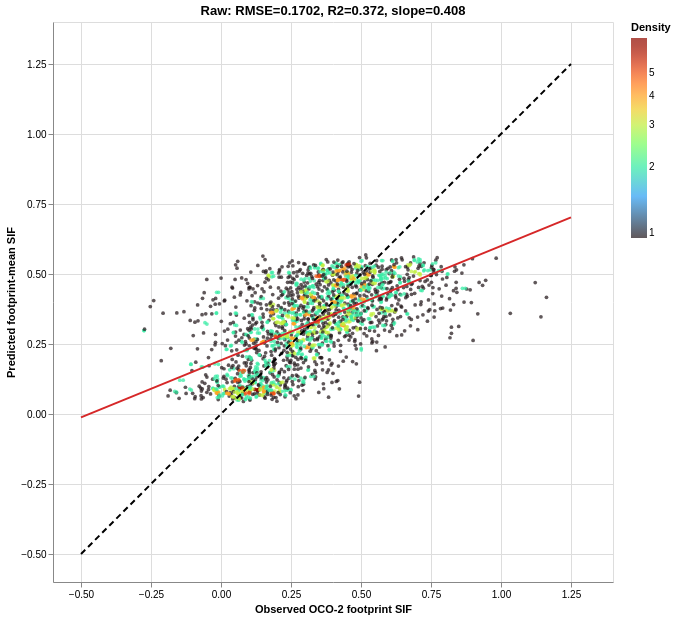
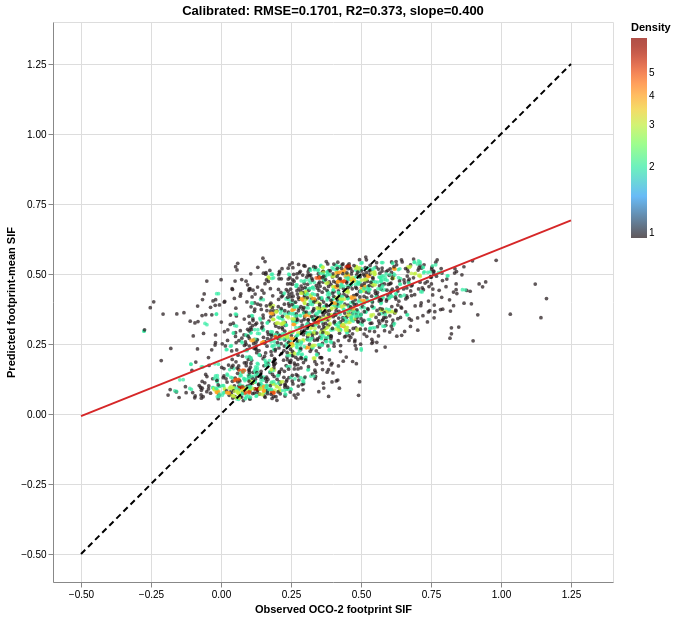

The code cell stored with these charts, in order, in its notebook:
### Markdown cell above
## 7. Predicted Versus Observed

Point colour represents local two-dimensional count density. Both axes use the same limits and tick positions.

### Code cell
def density_values(x: np.ndarray, y: np.ndarray, bins: int = 80) -> np.ndarray:
    x = np.asarray(x, dtype=np.float64)
    y = np.asarray(y, dtype=np.float64)
    histogram, x_edges, y_edges = np.histogram2d(x, y, bins=bins)
    x_index = np.clip(np.searchsorted(x_edges, x, side='right') - 1, 0, bins - 1)
    y_index = np.clip(np.searchsorted(y_edges, y, side='right') - 1, 0, bins - 1)
    return histogram[x_index, y_index]


def prediction_chart(
    table: pd.DataFrame, prediction_column: str, title_label: str
) -> alt.Chart:
    plot_table = table[[
        'observed_sif', prediction_column, 'mgrs_tile_t'
    ]].dropna().copy()
    plot_table = plot_table.rename(columns={prediction_column: 'predicted_sif'})
    plot_table['density'] = density_values(
        plot_table['observed_sif'], plot_table['predicted_sif']
    )
    metrics = regression_metrics(
        plot_table['observed_sif'], plot_table['predicted_sif']
    )

    tick_step = 0.25
    minimum = min(plot_table['observed_sif'].min(), plot_table['predicted_sif'].min())
    maximum = max(plot_table['observed_sif'].max(), plot_table['predicted_sif'].max())
    lower = math.floor(minimum / tick_step) * tick_step
    upper = math.ceil(maximum / tick_step) * tick_step
    if upper <= lower:
        upper = lower + tick_step
    ticks = np.arange(lower, upper + tick_step * 0.5, tick_step).tolist()

    axis = alt.Axis(values=ticks, format='.2f', grid=True)
    points = alt.Chart(plot_table).mark_circle(
        size=14, opacity=0.72
    ).encode(
        x=alt.X(
            'observed_sif:Q', title='Observed OCO-2 footprint SIF',
            scale=alt.Scale(domain=[lower, upper]), axis=axis,
        ),
        y=alt.Y(
            'predicted_sif:Q', title='Predicted footprint-mean SIF',
            scale=alt.Scale(domain=[lower, upper]), axis=axis,
        ),
        color=alt.Color(
            'density:Q', title='Density',
            scale=alt.Scale(type='log', scheme='turbo'),
        ),
        tooltip=[
            alt.Tooltip('observed_sif:Q', format='.4f'),
            alt.Tooltip('predicted_sif:Q', format='.4f'),
            'mgrs_tile_t:N', alt.Tooltip('density:Q', format='.0f'),
        ],
    )

    identity_table = pd.DataFrame({
        'x': [lower, upper], 'y': [lower, upper]
    })
    identity = alt.Chart(identity_table).mark_line(
        color='black', strokeDash=[6, 4]
    ).encode(x='x:Q', y='y:Q')

    regression_table = pd.DataFrame({
        'x': [lower, upper],
        'y': [
            metrics['intercept'] + metrics['slope'] * lower,
            metrics['intercept'] + metrics['slope'] * upper,
        ],
    })
    regression = alt.Chart(regression_table).mark_line(
        color='#d62728', strokeWidth=2
    ).encode(x='x:Q', y='y:Q')

    return (points + identity + regression).properties(
        width=560, height=560,
        title=(
            f'{title_label}: RMSE={metrics["rmse"]:.4f}, '
            f'R2={metrics["r2"]:.3f}, slope={metrics["slope"]:.3f}'
        ),
    )


raw_chart = prediction_chart(predictions, 'predicted_sif_raw', 'Raw')
calibrated_chart = prediction_chart(
    predictions, 'predicted_sif_calibrated', 'Calibrated'
)
display(raw_chart)
display(calibrated_chart)
raw_chart.save(OUTPUT_DIR / 'external_predicted_vs_observed_raw.html')
calibrated_chart.save(
    OUTPUT_DIR / 'external_predicted_vs_observed_calibrated.html'
)

in_range_calibrated_chart = prediction_chart(
    in_range_predictions,
    'predicted_sif_calibrated',
    'Calibrated external native-footprint inference | Observed SIF [0, 0.75)',
)
display(in_range_calibrated_chart)
in_range_calibrated_chart.save(
    OUTPUT_DIR
    / 'external_predicted_vs_observed_calibrated_sif_0_to_0_75.html'
)

### Figure 1 — Vega-Lite specification as saved in the notebook (floating-point values rounded to 4 significant figures; data arrays with more than 128 entries replaced by an {"elided": "..."} marker saying what was removed)
{"config": {"view": {"continuousWidth": 300, "continuousHeight": 300}}, "layer": [{"data": {"name": "data-13b55e7fda318db6f9f0df4961f3e00d"}, "mark": {"type": "circle", "opacity": 0.72, "size": 14}, "encoding": {"color": {"field": "density", "scale": {"scheme": "turbo", "type": "log"}, "title": "Density", "type": "quantitative"}, "tooltip": [{"field": "observed_sif", "format": ".4f", "type": "quantitative"}, {"field": "predicted_sif", "format": ".4f", "type": "quantitative"}, {"field": "mgrs_tile_t", "type": "nominal"}, {"field": "density", "format": ".0f", "type": "quantitative"}], "x": {"axis": {"format": ".2f", "grid": true, "values": [-0.5, -0.25, 0.0, 0.25, 0.5, 0.75, 1.0, 1.25]}, "field": "observed_sif", "scale": {"domain": [-0.5, 1.25]}, "title": "Observed OCO-2 footprint SIF", "type": "quantitative"}, "y": {"axis": {"format": ".2f", "grid": true, "values": [-0.5, -0.25, 0.0, 0.25, 0.5, 0.75, 1.0, 1.25]}, "field": "predicted_sif", "scale": {"domain": [-0.5, 1.25]}, "title": "Predicted footprint-mean SIF", "type": "quantitative"}}}, {"data": {"name": "data-0cd1869d9319685fcff729cf9f89b0fe"}, "mark": {"type": "line", "color": "black", "strokeDash": [6, 4]}, "encoding": {"x": {"field": "x", "type": "quantitative"}, "y": {"field": "y", "type": "quantitative"}}}, {"data": {"name": "data-ad89d4631aefcfc0d9669881d72d9f3e"}, "mark": {"type": "line", "color": "#d62728", "strokeWidth": 2}, "encoding": {"x": {"field": "x", "type": "quantitative"}, "y": {"field": "y", "type": "quantitative"}}}], "height": 560, "title": "Raw: RMSE=0.1702, R2=0.372, slope=0.408", "width": 560, "$schema": "https://vega.github.io/schema/vega-lite/v5.20.1.json", "datasets": {"data-13b55e7fda318db6f9f0df4961f3e00d": {"elided": "2000 records"}, "data-0cd1869d9319685fcff729cf9f89b0fe": [{"x": -0.5, "y": -0.5}, {"x": 1.25, "y": 1.25}], "data-ad89d4631aefcfc0d9669881d72d9f3e": [{"x": -0.5, "y": -0.01184}, {"x": 1.25, "y": 0.7021}]}}

### Figure 2 — Vega-Lite specification as saved in the notebook (floating-point values rounded to 4 significant figures; data arrays with more than 128 entries replaced by an {"elided": "..."} marker saying what was removed)
{"config": {"view": {"continuousWidth": 300, "continuousHeight": 300}}, "layer": [{"data": {"name": "data-7a8495bd9c0f1db3aa9e5c457bbc8740"}, "mark": {"type": "circle", "opacity": 0.72, "size": 14}, "encoding": {"color": {"field": "density", "scale": {"scheme": "turbo", "type": "log"}, "title": "Density", "type": "quantitative"}, "tooltip": [{"field": "observed_sif", "format": ".4f", "type": "quantitative"}, {"field": "predicted_sif", "format": ".4f", "type": "quantitative"}, {"field": "mgrs_tile_t", "type": "nominal"}, {"field": "density", "format": ".0f", "type": "quantitative"}], "x": {"axis": {"format": ".2f", "grid": true, "values": [-0.5, -0.25, 0.0, 0.25, 0.5, 0.75, 1.0, 1.25]}, "field": "observed_sif", "scale": {"domain": [-0.5, 1.25]}, "title": "Observed OCO-2 footprint SIF", "type": "quantitative"}, "y": {"axis": {"format": ".2f", "grid": true, "values": [-0.5, -0.25, 0.0, 0.25, 0.5, 0.75, 1.0, 1.25]}, "field": "predicted_sif", "scale": {"domain": [-0.5, 1.25]}, "title": "Predicted footprint-mean SIF", "type": "quantitative"}}}, {"data": {"name": "data-0cd1869d9319685fcff729cf9f89b0fe"}, "mark": {"type": "line", "color": "black", "strokeDash": [6, 4]}, "encoding": {"x": {"field": "x", "type": "quantitative"}, "y": {"field": "y", "type": "quantitative"}}}, {"data": {"name": "data-2b26c9a163f8b7adc0ccb53e12feb7de"}, "mark": {"type": "line", "color": "#d62728", "strokeWidth": 2}, "encoding": {"x": {"field": "x", "type": "quantitative"}, "y": {"field": "y", "type": "quantitative"}}}], "height": 560, "title": "Calibrated: RMSE=0.1701, R2=0.373, slope=0.400", "width": 560, "$schema": "https://vega.github.io/schema/vega-lite/v5.20.1.json", "datasets": {"data-7a8495bd9c0f1db3aa9e5c457bbc8740": {"elided": "2000 records"}, "data-0cd1869d9319685fcff729cf9f89b0fe": [{"x": -0.5, "y": -0.5}, {"x": 1.25, "y": 1.25}], "data-2b26c9a163f8b7adc0ccb53e12feb7de": [{"x": -0.5, "y": -0.007428}, {"x": 1.25, "y": 0.6917}]}}
